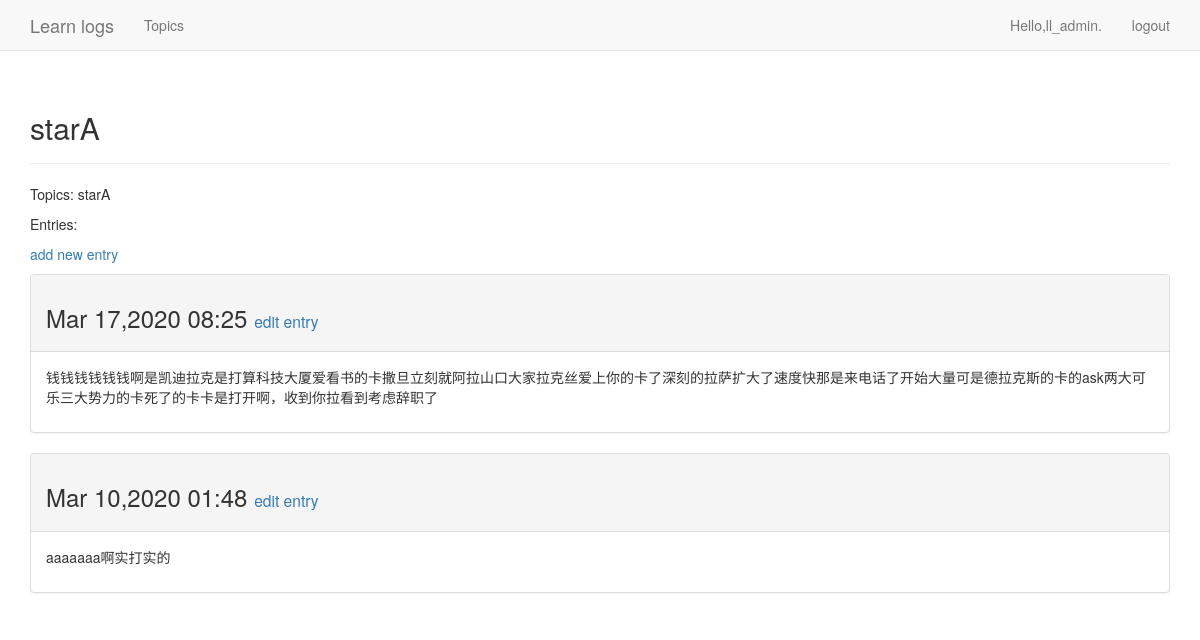
The page /topics/1/ (signed in) on the database its author committed.
### learn_logs/models.py (models this page shows, shortened)
class Topic(models.Model):
    text = models.CharField(max_length=200)
    date_added = models.DateTimeField(auto_now_add=True)
    owner = models.ForeignKey(User, on_delete=models.CASCADE)
    def __str__(self):
        return self.text

class Entry(models.Model):
    topic = models.ForeignKey(Topic, on_delete=models.CASCADE)
    text = models.TextField()
    date_added = models.DateTimeField(auto_now_add=True)
    class Meta:
        verbose_name_plural = 'entries'

### learn_logs/views.py (the view)
# urls.py: path('topics/<int:topic_id>/', views.topic, name='topic'),
@login_required
def topic(request, topic_id):
    topic = Topic.objects.get(id=topic_id)
    if topic.owner != request.user:
        raise Http404
    entries = topic.entry_set.order_by('-date_added')
    context = {'topic': topic, 'entries': entries}
    return render(request, 'learn_logs/topic.html', context)

### learn_logs/templates/learn_logs/topic.html
{% extends "learn_logs/base.html" %}
{% block header %}
    <h2>{{ topic }}</h2>
{% endblock header %}
{% block content %}
    <p>Topics: {{ topic }}</p>
    <p>Entries:</p>
    <p>
        <a href="{% url 'learn_logs:new_entry' topic.id %}">add new entry</a>
    </p>
     {% for entry in entries %}
       <div class="panel panel-default">
            <div class="panel-heading">
               <h3>
                  {{ entry.date_added|date:'M d,Y H:i'}}
                   <small>
                       <a href="{% url 'learn_logs:edit_entry' entry.id %}">edit entry</a>
                   </small>
               </h3>
            </div>
            <div class="panel-body">
               {{ entry.text|linebreaks }}
            </div>
        </div>
     {% empty %}
         there are no entries for this topic yet.
     {% endfor %}
{% endblock content %}

### learn_logs/templates/learn_logs/base.html (shortened to what this page needs)
{% load bootstrap3 %}
<!DOCTYPE html>
<html lang="en">
    <head>
        {% bootstrap_css %}
    </head>
    <body>
        <nav class="navbar navbar-default navbar-static-top">
            <div class="container">
                <div class="navbar-header">
                 <a class="navbar-brand" href="{% url 'learn_logs:index' %}">Learn logs</a>
                </div>
                <div id="navbar" class="navbar-collapse collapse">
                  <ul class="nav navbar-nav">
                      <li><a href="{% url 'learn_logs:topics' %}">Topics</a>
                      </li>
                </ul>
                 <ul class="nav navbar-nav navbar-right">
                      {% if user.is_authenticated %}
                       <li><a>Hello,{{user.username }}.</a></li>
                       <li><a href="{% url 'users:logout' %}">logout</a></li>
                      {% else %}
                       <li><a href="{% url 'users:register'%}">Register</a></li>
                       <li><a href="{% url 'users:login'%}">Log in</a></li>
                      {% endif %}
                 </ul>
                </div>
            </div>
        </nav>
        <div class="container">
            <div class="page-header">
                {% block header %}{% endblock header %}
            </div>
            <div>
                {% block content %}{% endblock content %}
            </div>
        </div>
    </body>
</html>

### rows shown on the page
Topic: text "starA"
Entry: date_added "Mar 17,2020 08:25", text "钱钱钱钱钱钱啊是凯迪拉克是打算科技大厦爱看书的卡撒旦立刻就阿拉山口大家拉克丝爱上你的卡了深刻的拉萨扩大了速度快那是来电话了开始大量可是德拉克斯的卡的ask两大可乐三大势力的卡死了的卡卡是打开啊，收到你拉看到考虑辞职了"
Entry: date_added "Mar 10,2020 01:48", text "aaaaaaa啊实打实的"

### other values the page prints
{{ user.username }} "ll_admin"
